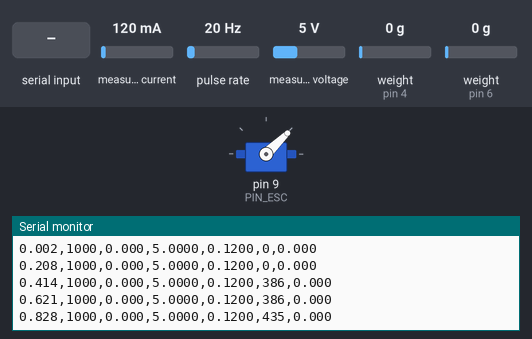
The sketch below on a simulated Arduino Uno, built with avr-gcc and run on an emulated ATmega328P. Shown: servo, the last lines printed to the serial monitor. Wiring (inferred from the names in the program): pulse sensor: data pin 2. Inputs (shaded band) come from the test bench; at power-on: measured current 120 mA, pulse rate 20 Hz, measured voltage 5 V, weight on the scale (sensors on pin 4, pin 6) 0 g.

Above: at 1.2 s.
1.3 s: "x\n" received over Serial
At 1.61 s:
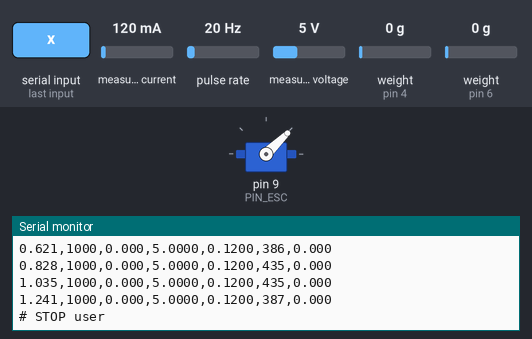
2.9 s: "k90\n" received over Serial
At 5.26 s:
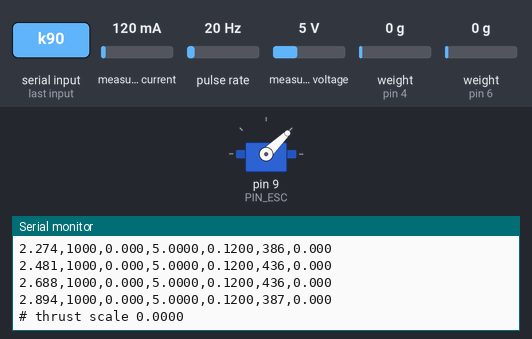
5.9 s: "k,45\n" received over Serial
At 8.09 s:
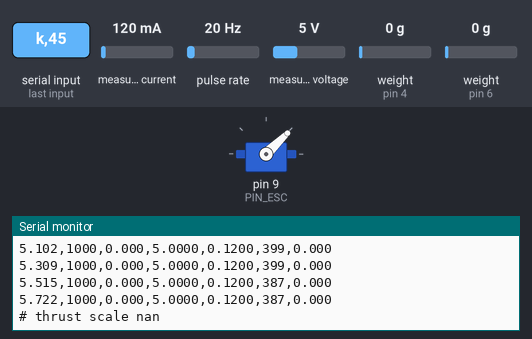
Timing chart, 0 to 9.6 s (numbered marks = the images above; inputs shaded):
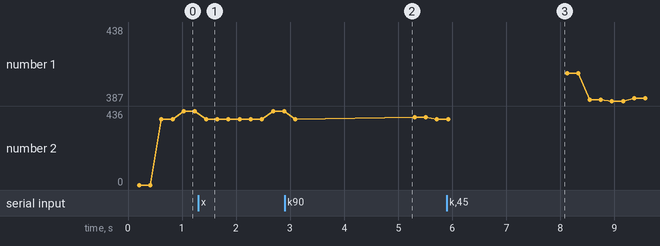

Measured:
- after the input at 1.3 s, the serial monitor: prints a new line after 0.15 s (image 1)
- after the input at 2.9 s, the serial monitor: prints a new line after 2.2 s (image 2)
- after the input at 5.9 s, the serial monitor: prints a new line after 2.0 s (image 3)
- plotted number 2: 435 → 436 after the input at 1.3 s

The sketch:

thrust_stand.ino
```cpp
// Project Levitate thrust stand: Arduino Nano/Uno + HX711 load cell + INA226 power monitor + 1S ESC.
// Optional: IR/hall tach on D2 (one pulse per blade pass), second HX711 on D6/D7 for reaction torque.
// Libraries: "HX711" by Bogdan Necula, "INA226" by Rob Tillaart, Servo (built in).
// Serial 115200. Prints CSV at ~40 Hz: t_s,throttle_us,thrust_g,voltage_v,current_a,rpm,torque_nmm
// Commands (newline-terminated):
//   t            tare thrust (and torque) cells, propeller stopped
//   k<grams>     calibrate thrust cell with a known mass hanging/resting, e.g. k100
//   q<nmm_per_c> set torque cell scale (from your own lever-arm calibration)
//   b<blades>    blades per rev for the tach (default 3)
//   a            arm ESC (sends 1000 us for 3 s)
//   p<us>        hold a single throttle value, e.g. p1350
//   s            sweep 1100..2000 us in 100 us steps, 4 s each, then stop
//   r            step test: 1200 us for 3 s, then 1600 us for 3 s, then stop
//   x            STOP (1000 us) - also triggered by limits below
#include <HX711.h>
#include <INA226.h>
#include <Servo.h>
#include <Wire.h>

const int PIN_ESC = 9, PIN_LC_DT = 4, PIN_LC_SCK = 5, PIN_TQ_DT = 6, PIN_TQ_SCK = 7, PIN_TACH = 2;
const float MAX_CURRENT_A = 6.0;     // hard kill
const float MIN_VOLTAGE_V = 3.0;     // protects the 1S cell
const float SHUNT_OHM = 0.01;        // typical INA226 module "R010"; check yours

HX711 lc, tq;
INA226 ina(0x40);
Servo esc;
float lcScale = 400.0, tqScale = 1.0;   // counts per gram / counts per N*mm, set by calibration
volatile unsigned long tachPulses = 0;
int blades = 3, throttle = 1000;
bool haveTorque = false;
unsigned long t0, lastTach = 0, lastPulses = 0;
float rpm = 0;
// sequence player
const int SWEEP[] = {1100, 1200, 1300, 1400, 1500, 1600, 1700, 1800, 1900, 2000};
int seqMode = 0, seqIdx = 0; unsigned long seqT = 0;

void tachISR() { tachPulses++; }

void setThrottle(int us) { throttle = constrain(us, 1000, 2000); esc.writeMicroseconds(throttle); }
void stopAll(const char* why) { seqMode = 0; setThrottle(1000); Serial.print("# STOP "); Serial.println(why); }

void setup() {
  Serial.begin(115200);
  esc.attach(PIN_ESC); setThrottle(1000);
  lc.begin(PIN_LC_DT, PIN_LC_SCK); lc.set_scale(lcScale);
  tq.begin(PIN_TQ_DT, PIN_TQ_SCK); haveTorque = tq.wait_ready_timeout(500);
  Wire.begin(); ina.begin(); ina.setMaxCurrentShunt(8.0, SHUNT_OHM);
  pinMode(PIN_TACH, INPUT_PULLUP); attachInterrupt(digitalPinToInterrupt(PIN_TACH), tachISR, FALLING);
  t0 = millis();
  Serial.println("# levitate thrust stand ready");
  Serial.println("t_s,throttle_us,thrust_g,voltage_v,current_a,rpm,torque_nmm");
}

void handle(String c) {
  if (c == "x") { stopAll("user"); return; }
  if (c == "t") { lc.tare(20); if (haveTorque) tq.tare(20); Serial.println("# tared"); return; }
  if (c.startsWith("k")) { float g = c.substring(1).toFloat(); long raw = lc.get_value(20); lcScale = raw / g; lc.set_scale(lcScale);
                           Serial.print("# thrust scale "); Serial.println(lcScale, 4); return; }
  if (c.startsWith("q")) { tqScale = c.substring(1).toFloat(); tq.set_scale(tqScale); return; }
  if (c.startsWith("b")) { blades = max(1, (int)c.substring(1).toInt()); return; }
  if (c == "a") { setThrottle(1000); delay(3000); Serial.println("# armed"); return; }
  if (c.startsWith("p")) { seqMode = 0; setThrottle(c.substring(1).toInt()); return; }
  if (c == "s") { seqMode = 1; seqIdx = 0; seqT = millis(); setThrottle(SWEEP[0]); return; }
  if (c == "r") { seqMode = 2; seqIdx = 0; seqT = millis(); setThrottle(1200); return; }
}

void loop() {
  if (Serial.available()) { String c = Serial.readStringUntil('\n'); c.trim(); if (c.length()) handle(c); }
  // sequences
  if (seqMode == 1 && millis() - seqT > 4000) {
    seqIdx++; seqT = millis();
    if (seqIdx >= (int)(sizeof(SWEEP) / sizeof(SWEEP[0]))) stopAll("sweep done"); else setThrottle(SWEEP[seqIdx]);
  }
  if (seqMode == 2 && millis() - seqT > 3000) {
    seqIdx++; seqT = millis();
    if (seqIdx == 1) setThrottle(1600); else stopAll("step done");
  }
  // tach
  unsigned long now = millis();
  if (now - lastTach >= 250) {
    noInterrupts(); unsigned long p = tachPulses; interrupts();
    rpm = (p - lastPulses) * 60000.0 / ((now - lastTach) * blades);
    lastPulses = p; lastTach = now;
  }
  float thrust = lc.is_ready() ? lc.get_units(1) : NAN;
  float v = ina.getBusVoltage(), i = ina.getCurrent();
  float torque = (haveTorque && tq.is_ready()) ? tq.get_units(1) : NAN;
  if (i > MAX_CURRENT_A) stopAll("overcurrent");
  if (throttle > 1000 && v < MIN_VOLTAGE_V) stopAll("undervoltage");
  Serial.print((now - t0) / 1000.0, 3); Serial.print(',');
  Serial.print(throttle); Serial.print(',');
  Serial.print(thrust, 3); Serial.print(',');
  Serial.print(v, 4); Serial.print(',');
  Serial.print(i, 4); Serial.print(',');
  Serial.print(rpm, 0); Serial.print(',');
  if (isnan(torque)) Serial.println(""); else Serial.println(torque, 3);
}
```
